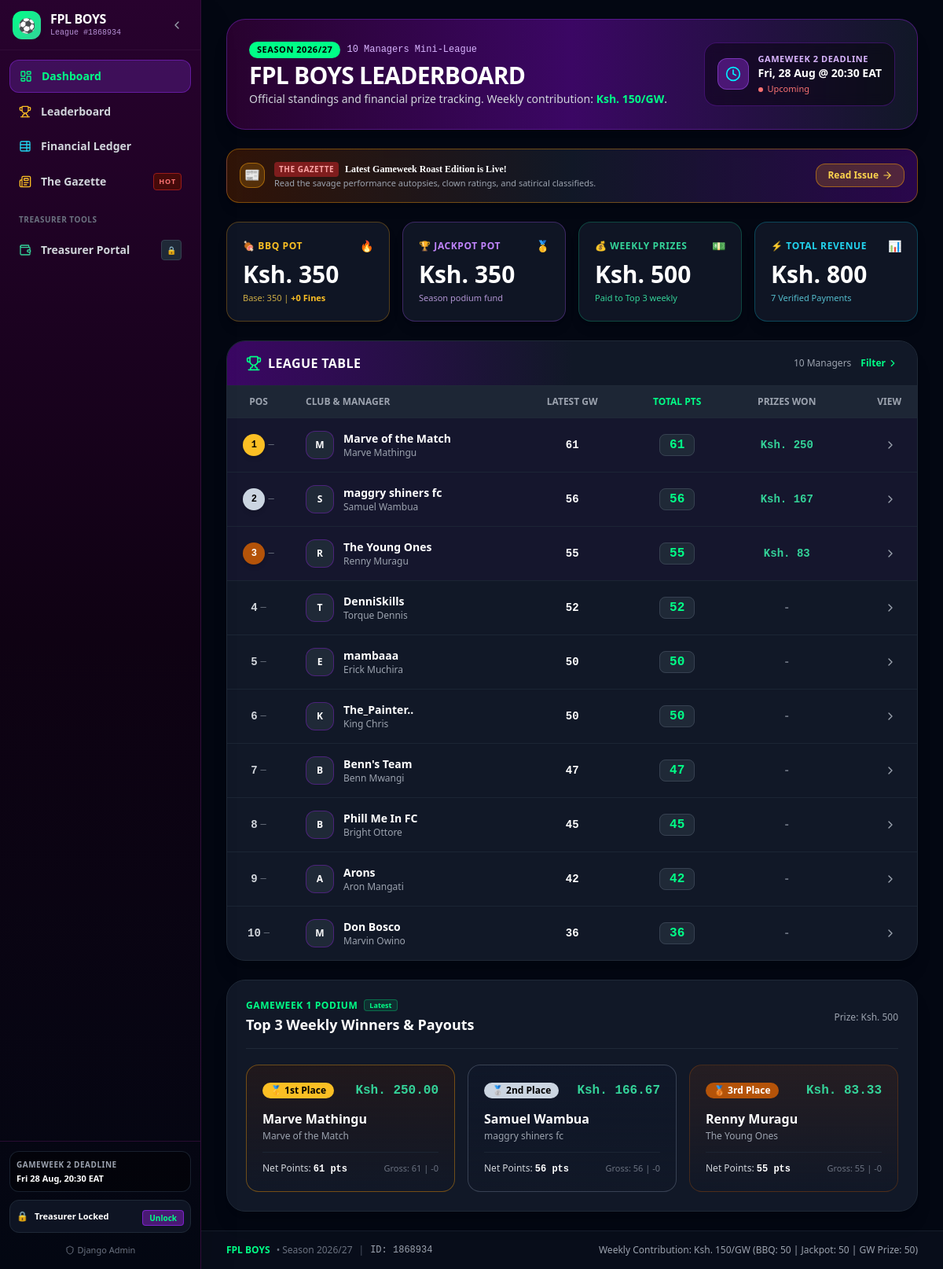
Before: / with the older database file.
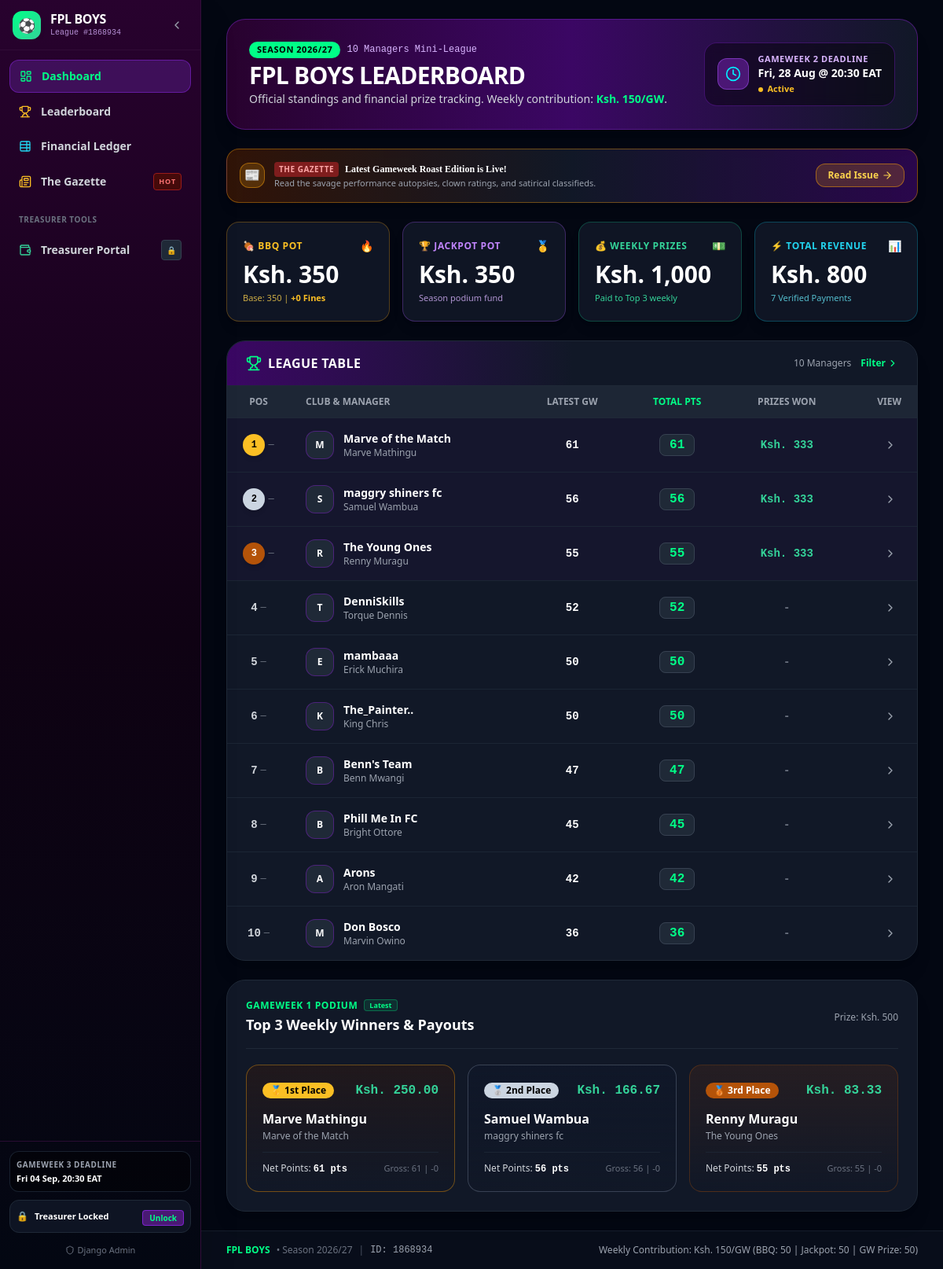
After: the same page with the newer database file.
### league/models.py (models this page shows, shortened)
class Gameweek(models.Model):
    STATUS_CHOICES = (
        ('upcoming', 'Upcoming'),
        ('active', 'Active'),
        ('finished', 'Finished'),
    )
    number = models.IntegerField(unique=True)
    name = models.CharField(max_length=60)
    deadline_time = models.DateTimeField(help_text="Official FPL Gameweek deadline (UTC)")
    status = models.CharField(max_length=20, choices=STATUS_CHOICES, default='upcoming')
    is_current = models.BooleanField(default=False)
    is_next = models.BooleanField(default=False)
    month = models.IntegerField(default=8, help_text="Month number 1-12 for monthly filters")
    season = models.CharField(max_length=20, default="2026/27")
    payout_calculated = models.BooleanField(default=False)
    prize_pool_amount = models.DecimalField(max_digits=10, decimal_places=2, default=Decimal('500.00'))
    class Meta:
        ordering = ['number']
        verbose_name = "Gameweek"
        verbose_name_plural = "Gameweeks"
    @property
    def deadline_eat(self):
        if not self.deadline_time:
            return None
        eat_tz = pytz.timezone('Africa/Nairobi')
        return self.deadline_time.astimezone(eat_tz)
    @property
    def is_past_deadline(self):
        if not self.deadline_time:
            return False
        return timezone.now() > self.deadline_time

class Member(models.Model):
    fpl_entry_id = models.IntegerField(unique=True, help_text="FPL team entry ID")
    team_name = models.CharField(max_length=120)
    manager_name = models.CharField(max_length=120)
    phone_number = models.CharField(
        max_length=20,
        blank=True,
        default="",
        help_text="Phone number for M-Pesa / reminders (e.g., 254712345678)"
    )
    avatar_url = models.CharField(max_length=400, blank=True, null=True)
    is_active = models.BooleanField(default=True)
    created_at = models.DateTimeField(auto_now_add=True)
    updated_at = models.DateTimeField(auto_now=True)
    class Meta:
        ordering = ['manager_name']
        verbose_name = "Member"
        verbose_name_plural = "Members"
    @property
    def total_overall_points(self):
        total = self.gw_results.filter(gameweek__status='finished').aggregate(
            models.Sum('net_points')
        )['net_points__sum']
        return total or 0
    @property
    def total_prizes_won(self):
        total = self.gw_results.aggregate(
            models.Sum('gw_prize_won')
        )['gw_prize_won__sum']
        return Decimal(str(total or 0.00))
    @property
    def total_paid_contributions(self):
        from treasury.models import Payment
        total = Payment.objects.filter(
            member=self, verified=True
        ).aggregate(models.Sum('amount_paid'))['amount_paid__sum']
        return Decimal(str(total or 0.00))
    @property
    def net_profit_loss(self):
        return self.total_prizes_won - self.total_paid_contributions

### league/views.py (the view)
# urls.py: path('', views.dashboard_overview, name='dashboard'),
def dashboard_overview(request):
    treasury = get_treasury_summary()
    leaderboard_financial = get_member_financial_leaderboard()
    finished_gws = list(Gameweek.objects.filter(status='finished').order_by('number'))
    latest_finished_gw = finished_gws[-1] if finished_gws else None
    selected_podium_gw_num = request.GET.get('podium_gw')
    selected_podium_gw = latest_finished_gw
    if selected_podium_gw_num:
        try:
            selected_podium_gw = Gameweek.objects.get(number=int(selected_podium_gw_num), status='finished')
        except (Gameweek.DoesNotExist, ValueError):
            selected_podium_gw = latest_finished_gw
    gw_podium = []
    if selected_podium_gw:
        gw_podium = selected_podium_gw.results.filter(is_top3=True).select_related('member').order_by('league_rank')
    current_or_next_gw = Gameweek.objects.filter(status__in=['active', 'upcoming']).order_by('number').first()
    members = list(Member.objects.filter(is_active=True))
    prev_totals = {}
    if len(finished_gws) >= 2:
        prev_gws = finished_gws[:-1]
        for m in members:
            pts = GameweekResult.objects.filter(member=m, gameweek__in=prev_gws).aggregate(
                Sum('net_points')
            )['net_points__sum'] or 0
            prev_totals[m.id] = pts
        sorted_prev = sorted(members, key=lambda x: prev_totals.get(x.id, 0), reverse=True)
        prev_rank_map = {m.id: idx for idx, m in enumerate(sorted_prev, start=1)}
    else:
        prev_rank_map = {}
    standings_summary = []
    for m in members:
        latest_res = GameweekResult.objects.filter(member=m, gameweek=latest_finished_gw).first() if latest_finished_gw else None
        latest_gw_net = latest_res.net_points if latest_res else 0
        latest_gw_hits = latest_res.transfer_cost if latest_res else 0
        standings_summary.append({
            'member': m,
            'total_points': m.total_overall_points,
            'latest_gw_net': latest_gw_net,
            'latest_gw_hits': latest_gw_hits,
            'total_won': m.total_prizes_won,
            'net_pl': m.net_profit_loss,
            'prev_rank': prev_rank_map.get(m.id, 0),
        })
    standings_summary.sort(key=lambda x: x['total_points'], reverse=True)
    for idx, item in enumerate(standings_summary, start=1):
        item['rank'] = idx
        item['movement'] = get_rank_movement_dict(idx, item['prev_rank'])
    context = {
        'treasury': treasury,
        'latest_finished_gw': latest_finished_gw,
        'selected_podium_gw': selected_podium_gw,
        'finished_gws': finished_gws,
        'gw_podium': gw_podium,
        'current_or_next_gw': current_or_next_gw,
        'standings_summary': standings_summary,
        'financial_leaderboard': leaderboard_financial[:5],
    }
    return render(request, 'dashboard/index.html', context)

### league/views.py (called while the page is built, shortened)
def get_rank_movement_dict(current_rank, prev_rank):
    if not prev_rank or prev_rank == 0:
        return {'direction': 'same', 'diff': 0, 'symbol': '—', 'color': 'text-gray-500'}

### templates/dashboard/index.html (shortened to what the changed rows need)
{% extends 'base.html' %}
{% load humanize %}
{% block content %}
<div class="space-y-5 sm:space-y-6">
    <div class="bg-gradient-to-r from-fpl-purple via-purple-950 to-gray-900 border border-purple-800/60 rounded-2xl sm:rounded-3xl p-4 sm:p-7 shadow-xl flex flex-col md:flex-row md:items-center justify-between gap-3 sm:gap-4">
        <div>
            <h1 class="text-xl sm:text-3xl font-black text-white tracking-tight mt-1">
                FPL BOYS LEADERBOARD
            </h1>
        </div>
        {% if current_or_next_gw %}
        <div class="bg-black/40 backdrop-blur border border-purple-700/40 rounded-xl sm:rounded-2xl px-3.5 py-2.5 sm:px-4 sm:py-3 flex items-center space-x-3 self-stretch sm:self-start md:self-auto">
            <div class="w-9 h-9 sm:w-10 sm:h-10 rounded-xl bg-purple-900/80 border border-purple-500/50 flex items-center justify-center text-fpl-cyan flex-shrink-0">
                <i data-lucide="clock" class="w-4 h-4 sm:w-5 sm:h-5"></i>
            </div>
            <div class="min-w-0">
                <div class="text-[10px] sm:text-[11px] font-bold text-purple-300 uppercase tracking-wider truncate">
                    {{ current_or_next_gw.name }} Deadline
                </div>
                <div class="text-xs sm:text-sm font-black text-white truncate">
                    {{ current_or_next_gw.deadline_eat|date:"D, d M @ H:i" }} EAT
                </div>
                <div class="text-[10px] sm:text-[11px] {% if current_or_next_gw.status == 'active' %}text-amber-400 font-bold{% elif current_or_next_gw.is_past_deadline %}text-red-400{% else %}text-emerald-400{% endif %} flex items-center mt-0.5">
                    <span class="w-1.5 h-1.5 rounded-full {% if current_or_next_gw.status == 'active' %}bg-amber-400 animate-ping{% elif current_or_next_gw.is_past_deadline %}bg-red-400{% else %}bg-emerald-400 animate-pulse{% endif %} mr-1.5 flex-shrink-0"></span>
                    <span class="truncate">{{ current_or_next_gw.get_status_display }}</span>
                </div>
            </div>
        </div>
        {% endif %}
    </div>
    <div class="grid grid-cols-2 lg:grid-cols-4 gap-2.5 sm:gap-4">
        <div class="bg-gray-900/90 border border-emerald-500/30 rounded-2xl p-3.5 sm:p-5 shadow-lg relative overflow-hidden group hover:border-emerald-500/60 transition-all">
            <div class="flex items-center justify-between">
                <span class="text-[10px] sm:text-xs font-bold text-emerald-400 uppercase tracking-wider">💰 Weekly Prizes</span>
                <span class="text-xs sm:text-sm">💵</span>
            </div>
            <div class="text-lg sm:text-3xl font-black text-white mt-1 sm:mt-2">
                Ksh. {{ treasury.total_prizes_distributed|floatformat:0|intcomma }}
            </div>
            <div class="text-[10px] sm:text-[11px] text-emerald-400 mt-0.5 sm:mt-1 truncate">
                Paid to Top 3 weekly
            </div>
        </div>
    </div>
    <div class="bg-gray-900 border border-gray-800 rounded-2xl sm:rounded-3xl shadow-xl overflow-hidden">
        <div class="bg-gradient-to-r from-purple-950 via-gray-900 to-gray-900 px-4 sm:px-6 py-3.5 sm:py-4 border-b border-gray-800 flex items-center justify-between">
            <div class="flex items-center space-x-2">
                <h2 class="text-sm sm:text-base font-black text-white tracking-wide">LEAGUE TABLE</h2>
            </div>
        </div>
        <div class="overflow-x-auto" style="-webkit-overflow-scrolling: touch;">
            <table class="w-full text-left text-xs sm:text-sm text-gray-300">
                <thead class="text-[10px] sm:text-xs uppercase bg-gray-800/90 text-gray-400 font-bold border-b border-gray-800">
                    <tr>
                        <th class="px-3 sm:px-5 py-3 text-center w-14 sm:w-20">Pos</th>
                        <th class="px-3 sm:px-5 py-3 min-w-[140px] sm:min-w-0">Club & Manager</th>
                        <th class="px-2 sm:px-5 py-3 text-center min-w-[65px]">Latest GW</th>
                        <th class="px-3 sm:px-5 py-3 text-center font-black text-fpl-green min-w-[75px]">Total Pts</th>
                        <th class="px-2 sm:px-5 py-3 text-center min-w-[80px]">Prizes Won</th>
                        <th class="px-3 sm:px-5 py-3 text-right">View</th>
                    </tr>
                </thead>
                <tbody class="divide-y divide-gray-800/80 font-medium">
                    {% for row in standings_summary %}
                    <tr class="hover:bg-purple-950/20 transition-colors {% if row.rank <= 3 %}bg-purple-950/10{% endif %}">
                        <td class="px-3 sm:px-5 py-3 sm:py-4 text-center">
                            <div class="flex items-center justify-center space-x-1 font-mono">
                                {% if row.rank == 1 %}
                                <span class="w-6 h-6 sm:w-7 sm:h-7 rounded-full bg-amber-400 text-black flex items-center justify-center text-[10px] sm:text-xs font-black shadow-md">1</span>
                                {% elif row.rank == 2 %}
                                <span class="w-6 h-6 sm:w-7 sm:h-7 rounded-full bg-slate-300 text-black flex items-center justify-center text-[10px] sm:text-xs font-black shadow-md">2</span>
                                {% elif row.rank == 3 %}
                                <span class="w-6 h-6 sm:w-7 sm:h-7 rounded-full bg-amber-700 text-white flex items-center justify-center text-[10px] sm:text-xs font-black shadow-md">3</span>
                                {% else %}
                                <span class="text-gray-300 font-bold text-xs sm:text-sm">{{ row.rank }}</span>
                                {% endif %}
                                <span class="text-[10px] sm:text-xs {{ row.movement.color }}" title="Movement vs previous GW">
                                    {{ row.movement.symbol }}{% if row.movement.diff > 0 %}{{ row.movement.diff }}{% endif %}
                                </span>
                            </div>
                        </td>
                        <td class="px-3 sm:px-5 py-3 sm:py-4">
                            <div class="flex items-center space-x-2 sm:space-x-3">
                                <div class="w-7 h-7 sm:w-9 sm:h-9 rounded-lg sm:rounded-xl bg-gray-800 border border-purple-800/60 flex items-center justify-center font-bold text-[10px] sm:text-xs text-white flex-shrink-0">
                                    {{ row.member.manager_name|slice:":1" }}
                                </div>
                                <div class="min-w-0">
                                    <a href="{% url 'manager_detail' row.member.id %}" class="font-bold text-white hover:text-fpl-green transition-colors text-xs sm:text-sm block truncate">
                                        {{ row.member.team_name }}
                                    </a>
                                    <div class="text-[10px] sm:text-xs text-gray-400 truncate">{{ row.member.manager_name }}</div>
                                </div>
                            </div>
                        </td>
                        <td class="px-2 sm:px-5 py-3 sm:py-4 text-center font-mono text-xs sm:text-sm">
                            <span class="text-white font-bold">{{ row.latest_gw_net }}</span>
                        </td>
                        <td class="px-3 sm:px-5 py-3 sm:py-4 text-center font-mono font-black text-xs sm:text-base">
                            <span class="px-2 sm:px-3 py-0.5 sm:py-1 rounded-lg bg-gray-800 border border-gray-700 text-fpl-green">
                                {{ row.total_points }}
                            </span>
                        </td>
                        <td class="px-2 sm:px-5 py-3 sm:py-4 text-center font-mono font-bold text-xs sm:text-sm">
                            {% if row.total_won > 0 %}
                            <span class="text-emerald-400">Ksh. {{ row.total_won|floatformat:0 }}</span>
                            {% else %}
                            <span class="text-gray-500">-</span>
                            {% endif %}
                        </td>
                        <td class="px-3 sm:px-5 py-3 sm:py-4 text-right">
                            <a href="{% url 'manager_detail' row.member.id %}" class="p-1 sm:p-1.5 rounded-lg text-gray-400 hover:text-white hover:bg-purple-900/60 inline-flex items-center transition-colors">
                                <i data-lucide="chevron-right" class="w-3.5 h-3.5 sm:w-4 sm:h-4"></i>
                            </a>
                        </td>
                    </tr>
                    {% endfor %}
                </tbody>
            </table>
        </div>
    </div>
</div>
{% endblock %}

### templates/base.html (shortened to what the changed rows need)
<!DOCTYPE html>
<html lang="en" class="dark">
<head>
    <script src="https://cdn.tailwindcss.com"></script>
</head>
<body class="bg-gray-950 text-gray-100 min-h-screen font-sans antialiased selection:bg-fpl-green selection:text-black">
    <aside id="sidebar" class="fixed top-0 left-0 bottom-0 z-50 bg-gradient-to-b from-fpl-purple via-fpl-dark to-gray-950 border-r border-fpl-border flex flex-col justify-between transition-all duration-300 sidebar-expanded -translate-x-full md:translate-x-0 shadow-2xl">
        <div class="p-3 border-t border-fpl-border/80 space-y-2.5">
            {% if current_gw or next_gw %}
            <div class="sidebar-text p-2 rounded-xl bg-black/40 border border-gray-800/80 text-xs">
                <div class="text-[10px] uppercase font-bold text-gray-400 tracking-wider">
                    {% if next_gw %}{{ next_gw.name }}{% else %}{{ current_gw.name }}{% endif %} Deadline
                </div>
                <div class="text-white font-semibold mt-0.5 truncate text-[11px]">
                    {% if next_gw %}{{ next_gw.deadline_eat|date:"D d M, H:i" }}{% else %}{{ current_gw.deadline_eat|date:"D d M, H:i" }}{% endif %} EAT
                </div>
            </div>
            {% endif %}
        </div>
    </aside>
    <div id="main-content" class="transition-all duration-300 main-expanded min-h-screen flex flex-col">
        <main class="flex-grow max-w-7xl mx-auto px-3 sm:px-6 lg:px-8 py-4 sm:py-6 w-full">
            {% block content %}{% endblock %}
        </main>
    </div>
</body>
</html>

Changed rows visible on the page:
now on this page (row edited): Gameweek: name "GAMEWEEK 3", deadline_eat "Fri 04 Sep, 20:30"
changed Gameweek "Fri, 28 Aug @ 20:30": status "Upcoming" → "Active"
changed Member "Marve of the Match": total_won "250" → "333"
changed Member "maggry shiners fc": total_won "167" → "333"
changed Member "The Young Ones": total_won "83" → "333"
Other visible differences:
{{ treasury.total_prizes_distributed|floatformat:0|intcomma }}: "500" → "1,000"
{{ next_gw.name }}: "GAMEWEEK 2" → "GAMEWEEK 3"
{{ next_gw.deadline_eat|date:"D d M, H:i" }}: "Fri 28 Aug, 20:30" → "Fri 04 Sep, 20:30"
